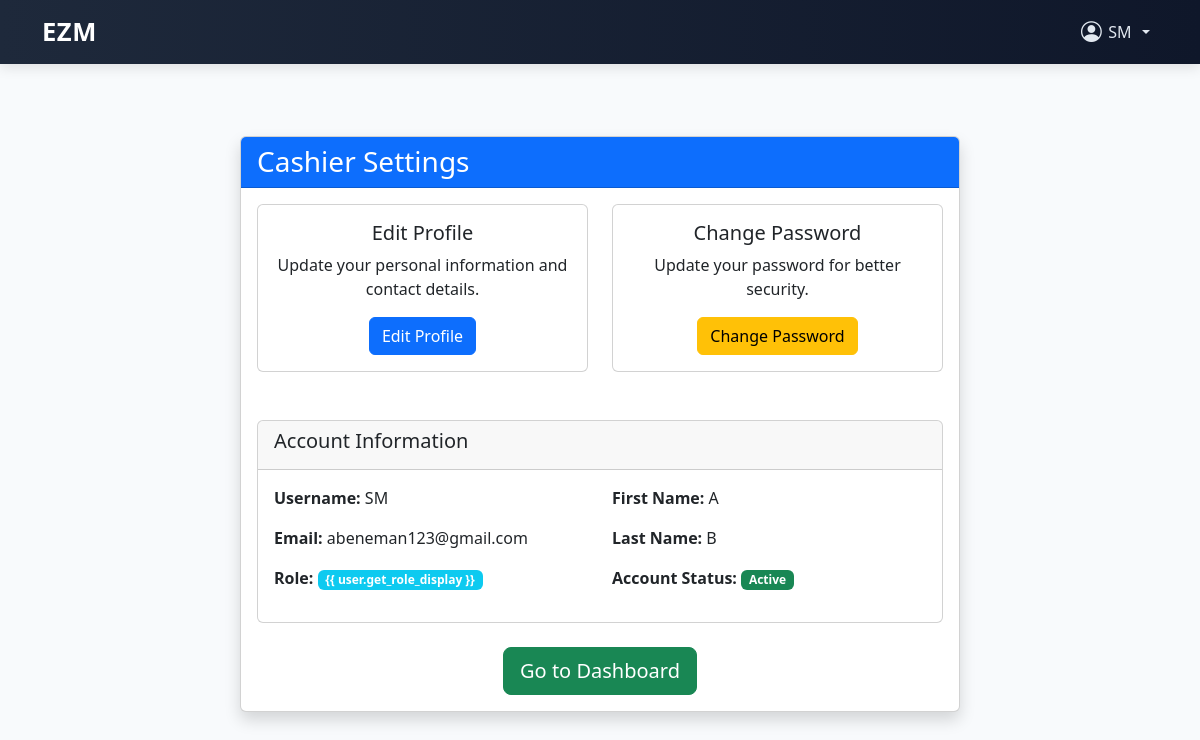
The page /users/cashier/settings/ (signed in) on the database its author committed.
### users/models.py (models this page shows)
class CustomUser(AbstractUser):
    ROLE_CHOICES = [
        ('admin', 'Admin'),
        ('head_manager', 'Head Manager'),
        ('store_manager', 'Store Manager'),
        ('cashier', 'Cashier'),
    ]
    role = models.CharField(max_length=20, choices=ROLE_CHOICES)
    store = models.ForeignKey('store.Store', on_delete=models.SET_NULL, null=True, blank=True) # Add this line
    is_first_login = models.BooleanField(default=True)
    phone_number = models.CharField(max_length=20, blank=True)

### users/views.py (the view)
# urls.py: path('cashier/settings/', cashier_settings, name='cashier_settings'),
@login_required
def cashier_settings(request):
    if request.user.is_first_login:
        request.user.is_first_login = False
        request.user.save()
        messages.info(request, "Welcome! Please update your password and profile information.")
    return render(request, 'mainpages/cashier_settings.html')

### store/templates/mainpages/cashier_settings.html (shortened to what this page needs)
{% extends 'base.html' %}
{% block content %}
<div class="container mt-5">
    <div class="row justify-content-center">
        <div class="col-md-8">
            <div class="card shadow">
                <div class="card-header bg-primary text-white">
                    <h3 class="mb-0"> Cashier Settings</h3>
                </div>
                <div class="card-body">
                    <div class="row">
                        <div class="col-md-6 mb-4">
                            <div class="card h-100">
                                <div class="card-body text-center">
                                    <h5 class="card-title">Edit Profile</h5>
                                    <p class="card-text">Update your personal information and contact details.</p>
                                    <a href="{% url 'cashier_edit_profile' %}" class="btn btn-primary">
                                         Edit Profile
                                    </a>
                                </div>
                            </div>
                        </div>
                        <div class="col-md-6 mb-4">
                            <div class="card h-100">
                                <div class="card-body text-center">
                                    <h5 class="card-title">Change Password</h5>
                                    <p class="card-text">Update your password for better security.</p>
                                    <a href="{% url 'cashier_change_password' %}" class="btn btn-warning">
                                         Change Password
                                    </a>
                                </div>
                            </div>
                        </div>
                    </div>
                    <div class="card mt-4">
                        <div class="card-header">
                            <h5> Account Information</h5>
                        </div>
                        <div class="card-body">
                            <div class="row">
                                <div class="col-md-6">
                                    <p><strong>Username:</strong> {{ user.username }}</p>
                                    <p><strong>Email:</strong> {{ user.email }}</p>
                                    <p><strong>Role:</strong> <span class="badge bg-info">{{ user.get_role_display
                                            }}</span></p>
                                </div>
                                <div class="col-md-6">
                                    <p><strong>First Name:</strong> {{ user.first_name|default:"Not set" }}</p>
                                    <p><strong>Last Name:</strong> {{ user.last_name|default:"Not set" }}</p>
                                    <p><strong>Account Status:</strong>
                                        {% if user.is_active %}
                                        <span class="badge bg-success">Active</span>
                                        {% else %}
                                        <span class="badge bg-danger">Inactive</span>
                                        {% endif %}
                                    </p>
                                </div>
                            </div>
                        </div>
                    </div>
                    <div class="text-center mt-4">
                        <a href="{% url 'cashier_page' %}" class="btn btn-success btn-lg">
                             Go to Dashboard
                        </a>
                    </div>
                </div>
            </div>
        </div>
    </div>
</div>
{% endblock %}

### store/templates/base.html (shortened to what this page needs)
<!DOCTYPE html>
<html lang="en">
<head>
  <link href="https://cdn.jsdelivr.net/npm/bootstrap@5.3.0/dist/css/bootstrap.min.css" rel="stylesheet" />
  <link href="https://cdn.jsdelivr.net/npm/bootstrap-icons@1.10.5/font/bootstrap-icons.css" rel="stylesheet" />
</head>
<body>
  <nav class="navbar navbar-expand-lg navbar-custom">
    <div class="container">
      <a class="navbar-brand" href="{% url 'login' %}">EZM</a>
      <div class="collapse navbar-collapse justify-content-end" id="navbarContent">
        <ul class="navbar-nav align-items-center">
          {% if user.is_authenticated %}
          <li class="nav-item dropdown">
            <a class="nav-user-dropdown nav-link dropdown-toggle" href="#" id="userDropdown" role="button"
              data-bs-toggle="dropdown" aria-expanded="false">
              <i class="bi bi-person-circle nav-user-icon"></i> {{ user.username }}
            </a>
          </li>
          {% else %}
          <li class="nav-item me-2">
            <a class="nav-link btn btn-light text-dark px-3" href="{% url 'login' %}">Login</a>
          </li>
          {% endif %}
        </ul>
      </div>
    </div>
  </nav>
  <div class="container py-4">
    {% block content %}{% endblock %}
  </div>
</body>
</html>

### store/templates/base.html (style rules this page uses)
body { background-color: #f8fafc; font-family: 'Segoe UI', sans-serif; }
.navbar-custom { background: linear-gradient(to right, #1e293b, #0f172a); box-shadow: 0 4px 12px rgba(0, 0, 0, 0.1); }
.navbar-brand { font-weight: 700; font-size: 1.6rem; letter-spacing: 0.5px; color: #ffffff !important; transition: color 0.3s ease; }
.nav-link { color: #e2e8f0 !important; }
.nav-user-dropdown { color: #fff; cursor: pointer; display: flex; align-items: center; gap: 0.4rem; font-weight: 500; user-select: none; }
.nav-user-icon { font-size: 1.3rem; }

### rows shown on the page
CustomUser: username "SM", email "abeneman123@gmail.com", first_name "A", last_name "B"
